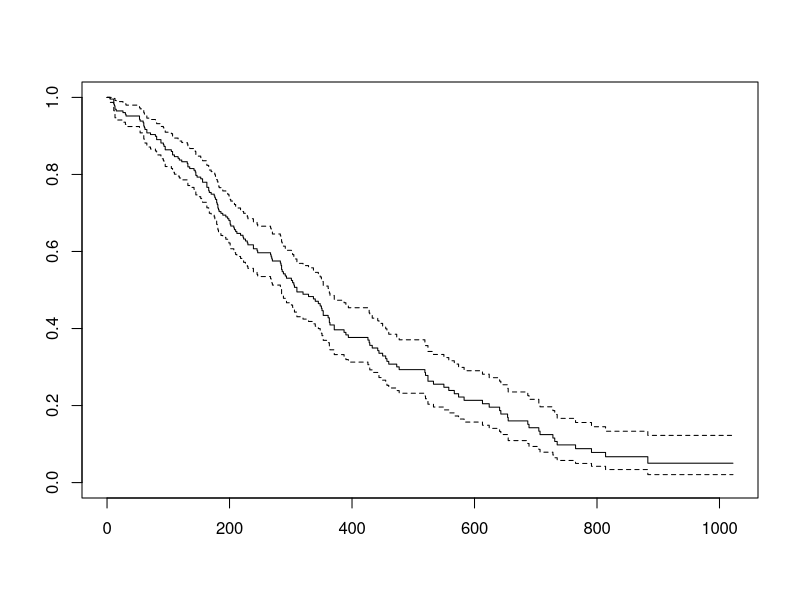
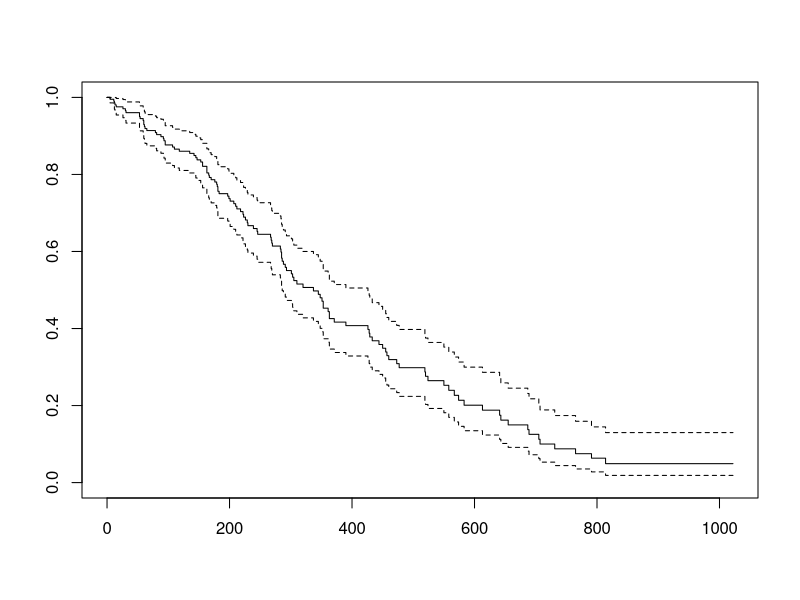
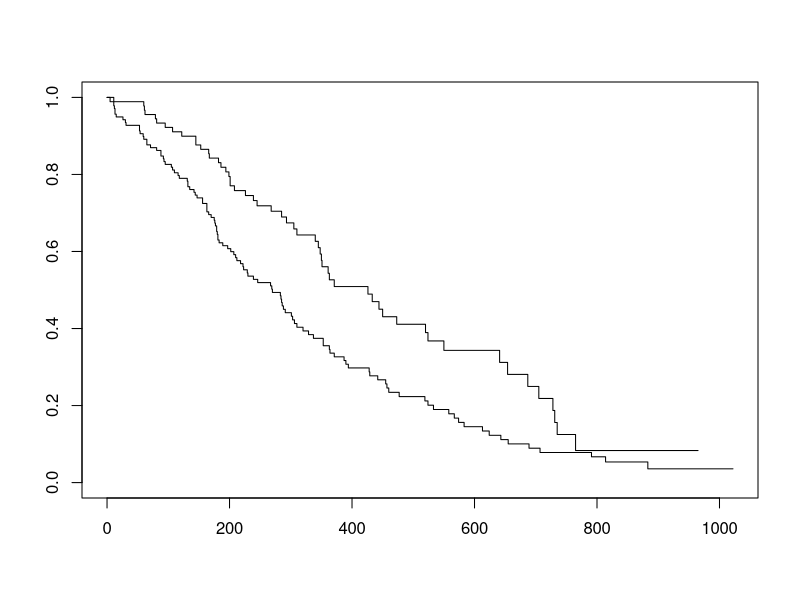
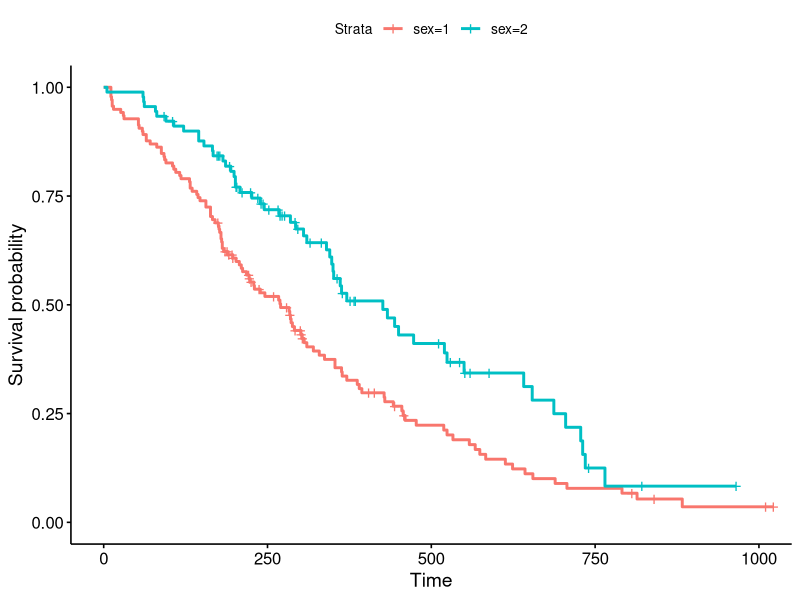
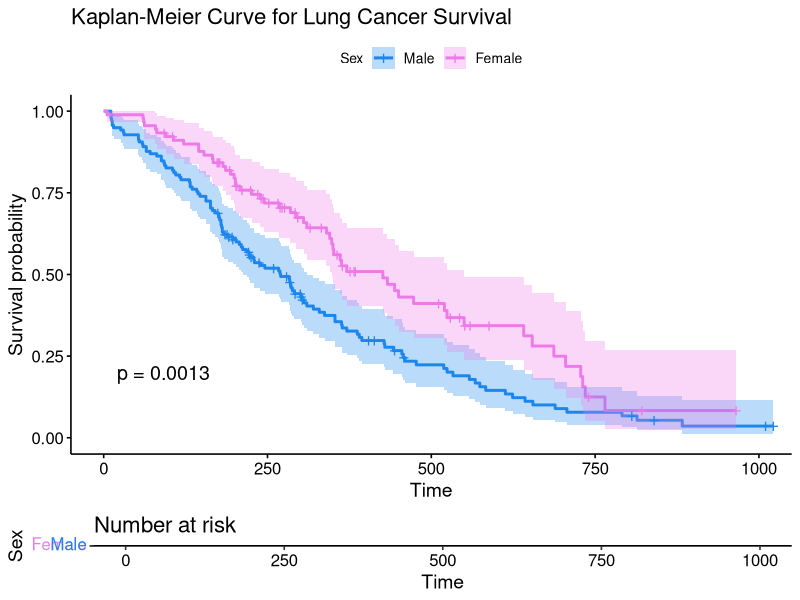

Write the R code that produced these figures, in order.
# Installing package
install.packages("survival")

# Loading package
library(survival)

# Dataset information
?lung

# Fitting the survival model
Survival_Function = survfit(Surv(lung$time, 
                                 lung$status == 2)~1)

Survival_Function

# Plotting the function
plot(Survival_Function)

# Fitting the Cox model
Cox_mod <- coxph(Surv(lung$time, 
                      lung$status == 2)~., data = lung)

# Summarizing the model
summary(Cox_mod)

# Fitting survfit()
Cox <- survfit(Cox_mod)

# Plotting the function
plot(Cox)

##Survival analysis in R

library(dplyr)
library(survminer)
library(survival)
?lung

head(lung)
class(lung)
dim(lung)
View(lung)

as_tibble(lung)
lung <- as_tibble(lung)
lung

s <- Surv(lung$time, lung$status)
class(s)
s
head(lung)

##fit a survival curve
survfit(s~1)
survfit(Surv(time, status)~1, data=lung)
sfit <- survfit(Surv(time, status)~1, data=lung)
sfit
summary(sfit)

# ?summary.survfit
range(lung$time)
seq(0, 1100, 100)

summary(sfit, times=seq(0, 1000, 100))

##Kaplan-Meier Plots
sfit <- survfit(Surv(time, status)~sex, data=lung)
plot(sfit)


library(survminer)
ggsurvplot(sfit)

ggsurvplot(sfit, conf.int=TRUE, pval=TRUE, risk.table=TRUE, 
           legend.labs=c("Male", "Female"), legend.title="Sex",  
           palette=c("dodgerblue2", "orchid2"), 
           title="Kaplan-Meier Curve for Lung Cancer Survival", 
           risk.table.height=.15)







